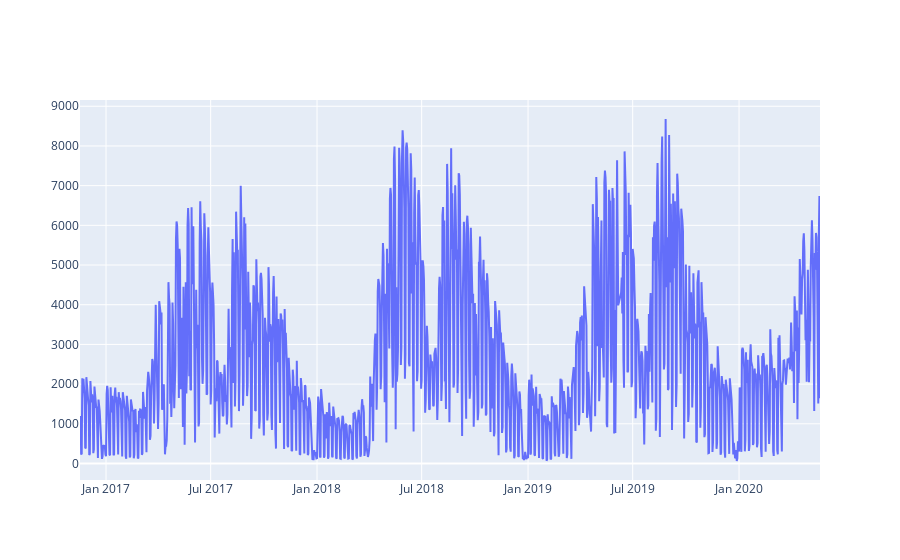

Notebook code for this chart:
### Markdown cell above
It's always a good idea to plot the data to get a first impression on what we are dealing with. I use plotly for custom charts - it's good.

### Code cell
fig = go.Figure()
# Create and style traces
fig.add_trace(go.Scatter(x=bikerides['ds'], y=bikerides['y'], name='Rides',))

### Figure 1 — Plotly figure (JSON) as saved in the notebook; plotly's stock layout.template omitted (floating-point values rounded to 4 significant figures; data arrays with more than 128 entries replaced by an {"elided": "..."} marker saying what was removed)
{"data": [{"name": "Rides", "type": "scatter", "x": {"elided": "1273 str values"}, "y": {"elided": "1273 int values"}}], "layout": {}}
